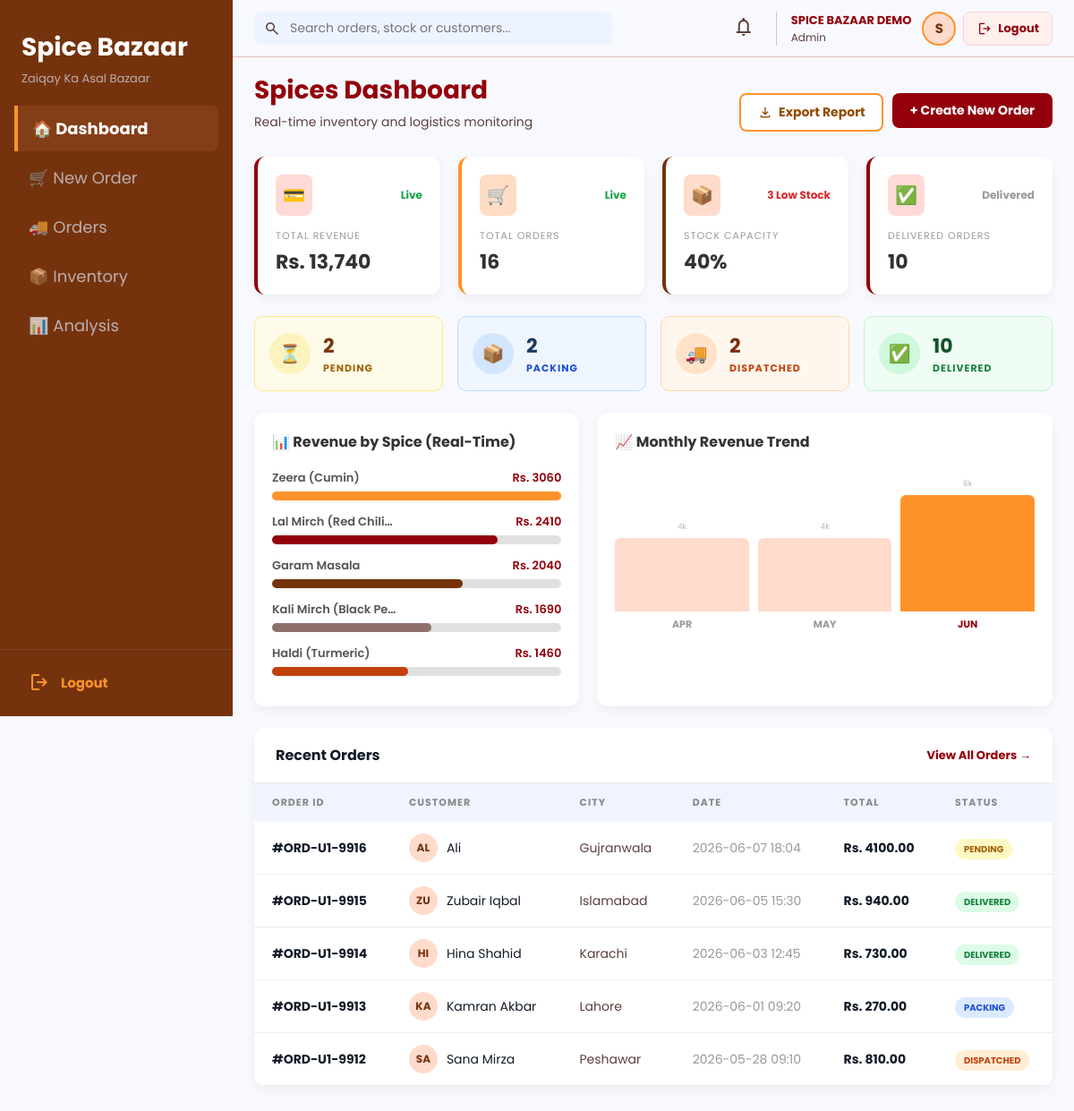
The app's page /dashboard (signed in) with its own data.
### tables this page shows
CREATE TABLE spices (
            id INTEGER PRIMARY KEY AUTOINCREMENT,
            user_id INTEGER NOT NULL,
            name TEXT NOT NULL,
            category TEXT,
            img_url TEXT,
            stock_20 INTEGER DEFAULT 0,
            stock_50 INTEGER DEFAULT 0,
            FOREIGN KEY(user_id) REFERENCES users(id)
        );

CREATE TABLE orders (
            id INTEGER PRIMARY KEY AUTOINCREMENT,
            user_id INTEGER NOT NULL,
            order_number TEXT UNIQUE,
            customer_name TEXT,
            phone TEXT,
            city TEXT,
            salesman TEXT,
            total_amount REAL DEFAULT 0,
            status TEXT DEFAULT 'Pending',
            created_at TEXT DEFAULT CURRENT_TIMESTAMP,
            FOREIGN KEY(user_id) REFERENCES users(id)
        );

### app.py (the view)
@app.route("/dashboard")
@login_required
def dashboard():
    import random as _r
    conn = get_db()
    u = uid()
    total_orders   = conn.execute("SELECT COUNT(*) FROM orders WHERE user_id=?", (u,)).fetchone()[0]
    total_revenue  = conn.execute("SELECT COALESCE(SUM(total_amount),0) FROM orders WHERE user_id=?", (u,)).fetchone()[0]
    pending_orders = conn.execute("SELECT COUNT(*) FROM orders WHERE user_id=? AND status='Pending'", (u,)).fetchone()[0]
    packing_orders = conn.execute("SELECT COUNT(*) FROM orders WHERE user_id=? AND status='Packing'", (u,)).fetchone()[0]
    dispatched     = conn.execute("SELECT COUNT(*) FROM orders WHERE user_id=? AND status='Dispatched'", (u,)).fetchone()[0]
    delivered      = conn.execute("SELECT COUNT(*) FROM orders WHERE user_id=? AND status='Delivered'", (u,)).fetchone()[0]
    total_spices   = conn.execute("SELECT COUNT(*) FROM spices WHERE user_id=?", (u,)).fetchone()[0]
    low_stock      = conn.execute("SELECT COUNT(*) FROM spices WHERE user_id=? AND (stock_20 < 10 OR stock_50 < 10)", (u,)).fetchone()[0]
    total_units    = conn.execute("SELECT COALESCE(SUM(stock_20 + stock_50),0) FROM spices WHERE user_id=?", (u,)).fetchone()[0]
    max_units      = total_spices * 200
    stock_pct      = int((total_units / max_units) * 100) if max_units else 0
    raw_recent = conn.execute(
        "SELECT order_number, customer_name, city, total_amount, status, created_at FROM orders WHERE user_id=? ORDER BY id DESC LIMIT 5", (u,)
    ).fetchall()
    recent_orders = []
    for r in raw_recent:
        recent_orders.append({
            'order_number': r['order_number'],
            'customer_name': r['customer_name'],
            'city': r['city'],
            'total_amount': r['total_amount'],
            'status': r['status'],
            'display_time': r['created_at'][:16] if r['created_at'] else '',
        })
    spice_revenue_rows = conn.execute("""
        SELECT s.name, COALESCE(SUM(oi.qty_20 * 20 + oi.qty_50 * 50), 0) AS rev
        FROM spices s
        LEFT JOIN order_items oi ON s.id = oi.spice_id
        LEFT JOIN orders o ON oi.order_id = o.id AND o.user_id = ?
        WHERE s.user_id = ?
        GROUP BY s.id ORDER BY rev DESC LIMIT 5
    """, (u, u)).fetchall()
    max_spice_rev = max((r['rev'] for r in spice_revenue_rows), default=1) or 1
    spice_revenue = [
        {'name': r['name'], 'rev': r['rev'], 'pct': int((r['rev'] / max_spice_rev) * 100)}
        for r in spice_revenue_rows
    ]
    monthly_rows = conn.execute("""
        SELECT substr(created_at, 1, 7) AS ym, COALESCE(SUM(total_amount), 0) AS rev
        FROM orders WHERE user_id=?
        GROUP BY substr(created_at, 1, 7)
        ORDER BY substr(created_at, 1, 7) DESC LIMIT 6
    """, (u,)).fetchall()
    monthly_rows = list(reversed(monthly_rows))
    mn = {'01':'Jan','02':'Feb','03':'Mar','04':'Apr','05':'May','06':'Jun',
          '07':'Jul','08':'Aug','09':'Sep','10':'Oct','11':'Nov','12':'Dec'}
    max_monthly = max((r['rev'] for r in monthly_rows), default=1) or 1
    monthly_data = [
        {'month': mn.get(r['ym'][5:7], r['ym']), 'rev': r['rev'], 'pct': int((r['rev'] / max_monthly) * 100)}
        for r in monthly_rows
    ]
    conn.close()
    return render_template("dashboard.html",
        total_revenue=f"Rs. {total_revenue:,.0f}", total_revenue_raw=total_revenue,
        total_orders=total_orders, stock_pct=f"{stock_pct}%",
        pending_orders=pending_orders, packing_orders=packing_orders,
        dispatched=dispatched, delivered=delivered, low_stock=low_stock,
        recent_orders=recent_orders, spice_revenue=spice_revenue, monthly_data=monthly_data,
    )

### app.py (called while the page is built)
def get_db():
    conn = sqlite3.connect(DB)
    conn.row_factory = sqlite3.Row
    return conn

def login_required(f):
    @wraps(f)
    def decorated(*args, **kwargs):
        if 'user_id' not in session:
            flash('Please login to access Spice Bazaar.', 'error')
            return redirect(url_for('login'))
        return f(*args, **kwargs)
    return decorated

def uid():
    return session['user_id']

### templates/dashboard.html (shortened to what this page needs)
<!DOCTYPE html>
<html lang="en">
<head>
</head>
<body>
<aside class="sidebar">
    <div class="sidebar-logo">
        <h1>Spice Bazaar</h1>
        <p>Zaiqay Ka Asal Bazaar</p>
    </div>
    <nav>
        <a href="{{ url_for('dashboard') }}" class="nav-link active">
            🏠 Dashboard
        </a>
        <a href="{{ url_for('new_order') }}" class="nav-link">
            🛒 New Order
        </a>
        <a href="{{ url_for('orders') }}" class="nav-link">
            🚚 Orders
        </a>
        <a href="{{ url_for('inventory') }}" class="nav-link">
            📦 Inventory
        </a>
        <a href="{{ url_for('analysis') }}" class="nav-link">
            📊 Analysis
        </a>
    </nav>
        <div class="sidebar-bottom">
        <a href="/logout" class="sidebar-bottom-link" style="color:#fe932c;font-weight:700;">
            <span class="material-symbols-outlined">logout</span> Logout
        </a>
    </div>
  </aside>
<header class="topbar">
    <div class="search-box">
        <span class="material-symbols-outlined">search</span>
        <input type="text" id="dash-search" placeholder="Search orders, stock or customers..." oninput="doSearch(this.value)">
    </div>
    <div class="topbar-right">
        <button class="icon-btn"><span class="material-symbols-outlined">notifications</span></button>
        <div class="user-info">
            <div>
                <div class="name">{{ session.get('full_name', 'Admin') }}</div>
                <div class="role">{{ session.get('role', 'Admin') }}</div>
            </div>
            <div class="user-avatar">{{ session.get('full_name', 'A')[:1].upper() }}</div>
        </div>
        <a href="{{ url_for('logout') }}" class="logout-topbar">
            <span class="material-symbols-outlined" style="font-size:18px;">logout</span>
            Logout
        </a>
    </div>
</header>
<div class="main" id="dashboard-content">
    <div class="page-header">
        <div>
            <h2>Spices Dashboard</h2>
            <p>Real-time inventory and logistics monitoring</p>
        </div>
        <div class="btn-group">
            <button class="btn-outline" onclick="exportDashboardPDF()">
                <span class="material-symbols-outlined" style="font-size:18px;">download</span>
                Export Report
            </button>
            <a href="{{ url_for('new_order') }}">
                <button class="btn-solid">+ Create New Order</button>
            </a>
        </div>
    </div>
    <div class="kpi-cards">
        <div class="kpi-card">
            <div class="card-top">
                <div class="icon">💳</div>
                <span class="badge">Live</span>
            </div>
            <p class="label">Total Revenue</p>
            <p class="value">{{ total_revenue }}</p>
        </div>
        <div class="kpi-card" style="border-left-color:#fe932c;">
            <div class="card-top">
                <div class="icon" style="background:#ffdcc3;color:#904d00;">🛒</div>
                <span class="badge">Live</span>
            </div>
            <p class="label">Total Orders</p>
            <p class="value">{{ total_orders }}</p>
        </div>
        <div class="kpi-card" style="border-left-color:#75330d;">
            <div class="card-top">
                <div class="icon" style="background:#ffdbcc;color:#75330d;">📦</div>
                <span class="badge warning">{{ low_stock }} Low Stock</span>
            </div>
            <p class="label">Stock Capacity</p>
            <p class="value">{{ stock_pct }}</p>
        </div>
        <div class="kpi-card">
            <div class="card-top">
                <div class="icon">✅</div>
                <span style="font-size:12px;color:#999;font-weight:700;">Delivered</span>
            </div>
            <p class="label">Delivered Orders</p>
            <p class="value">{{ delivered }}</p>
        </div>
    </div>
    <div class="status-boxes">
        <div class="status-box yellow">
            <div class="circle">⏳</div>
            <div><p class="number">{{ pending_orders }}</p><p class="text">Pending</p></div>
        </div>
        <div class="status-box blue">
            <div class="circle">📦</div>
            <div><p class="number">{{ packing_orders }}</p><p class="text">Packing</p></div>
        </div>
        <div class="status-box orange">
            <div class="circle">🚚</div>
            <div><p class="number">{{ dispatched }}</p><p class="text">Dispatched</p></div>
        </div>
        <div class="status-box green">
            <div class="circle">✅</div>
            <div><p class="number">{{ delivered }}</p><p class="text">Delivered</p></div>
        </div>
    </div>
    <div class="charts-row">
        <div class="chart-card">
            <h4>📊 Revenue by Spice (Real-Time)</h4>
            {% set bar_colors = ['#fe932c','#93000b','#75330d','#8f6f6c','#c2410c','#a16207'] %}
            {% if spice_revenue %}
                {% for item in spice_revenue %}
                <div class="bar-item">
                    <div class="bar-label">
                        <span>{{ item.name[:20] }}{% if item.name|length > 20 %}…{% endif %}</span>
                        <span>Rs. {{ "%.0f"|format(item.rev) }}</span>
                    </div>
                    <div class="bar-bg">
                        <div class="bar-fill" style="width:{{ [item.pct,3]|max }}%;background-color:{{ bar_colors[loop.index0 % 6] }};"></div>
                    </div>
                </div>
                {% endfor %}
            {% else %}
                <p class="no-data-msg">No orders yet — charts will appear once orders are placed.</p>
            {% endif %}
        </div>
        <div class="chart-card bar-chart-card">
            <div class="chart-header">
                <h4>📈 Monthly Revenue Trend</h4>
            </div>
            {% if monthly_data %}
            <div class="bars-container">
                {% for m in monthly_data %}
                <div class="bar-col">
                    <span class="rev-label">{{ "%.0f"|format(m.rev/1000) if m.rev >= 1000 else "%.0f"|format(m.rev) }}{{ 'k' if m.rev >= 1000 else '' }}</span>
                    <div class="bar {% if loop.last %}highlight{% endif %}" style="height:calc({{ [m.pct,4]|max }} * 1.3px);"></div>
                    <span class="month {% if loop.last %}active{% endif %}">{{ m.month.upper() if m.month else '—' }}</span>
                </div>
                {% endfor %}
            </div>
            {% else %}
                <p class="no-data-msg">No monthly data yet — place orders to see trends.</p>
            {% endif %}
        </div>
    </div>
    <div class="orders-section">
        <div class="orders-header">
            <h4>Recent Orders</h4>
            <a href="{{ url_for('orders') }}">View All Orders →</a>
        </div>
        <table>
            <thead>
                <tr>
                    <th>Order ID</th><th>Customer</th><th>City</th>
                    <th>Date</th><th>Total</th><th>Status</th>
                </tr>
            </thead>
            <tbody id="orders-tbody">
                {% for o in recent_orders %}
                <tr class="order-row" data-search="{{ o.customer_name }} {{ o.city }} {{ o.order_number }}">
                    <td><b>{{ o.order_number }}</b></td>
                    <td>
                        <div class="customer-cell">
                            <div class="avatar">{{ o.customer_name[:2].upper() if o.customer_name else '??' }}</div>
                            {{ o.customer_name }}
                        </div>
                    </td>
                    <td style="color:#5b403d;">{{ o.city }}</td>
                    <td style="color:#999;">{{ o.display_time[:16] if o.display_time else "" }}</td>
                    <td><b>Rs. {{ "%.2f"|format(o.total_amount) }}</b></td>
                    <td><span class="badge-status {{ o.status.lower() }}">{{ o.status }}</span></td>
                </tr>
                {% else %}
                <tr>
                    <td colspan="6" style="text-align:center;color:#999;padding:24px;">
                        No orders yet. <a href="{{ url_for('new_order') }}" style="color:#93000b;font-weight:700;">Create one →</a>
                    </td>
                </tr>
                {% endfor %}
            </tbody>
        </table>
    </div>
</div>
</body>
</html>

### records on screen
spices: name "Zeera (Cumin)", rev "3060", {{ [item.pct,3]|max }} 100 (drawn)
spices: name "Lal Mirch (Red Chili", rev "2410", {{ [item.pct,3]|max }} 78 (drawn)
spices: name "Garam Masala", rev "2040", {{ [item.pct,3]|max }} 66 (drawn)
spices: name "Kali Mirch (Black Pe", rev "1690", {{ [item.pct,3]|max }} 55 (drawn)
spices: name "Haldi (Turmeric)", rev "1460", {{ [item.pct,3]|max }} 47 (drawn)
orders: order_number "#ORD-U1-9916", customer_name "AL", customer_name "Ali", city "Gujranwala", created_at "2026-06-07 18:04", total_amount "4100.00", status "PENDING"
orders: order_number "#ORD-U1-9915", customer_name "ZU", customer_name "Zubair Iqbal", city "Islamabad", created_at "2026-06-05 15:30", total_amount "940.00", status "DELIVERED"
orders: order_number "#ORD-U1-9914", customer_name "HI", customer_name "Hina Shahid", city "Karachi", created_at "2026-06-03 12:45", total_amount "730.00", status "DELIVERED"
orders: order_number "#ORD-U1-9913", customer_name "KA", customer_name "Kamran Akbar", city "Lahore", created_at "2026-06-01 09:20", total_amount "270.00", status "PACKING"
orders: order_number "#ORD-U1-9912", customer_name "SA", customer_name "Sana Mirza", city "Peshawar", created_at "2026-05-28 09:10", total_amount "810.00", status "DISPATCHED"

### other values on screen
{{ session.get('full_name', 'Admin') }} "SPICE BAZAAR DEMO"
{{ session.get('role', 'Admin') }} "Admin"
{{ session.get('full_name', 'A')[:1].upper() }} "S"
{{ total_revenue }} "Rs. 13,740"
{{ total_orders }} "16"
{{ low_stock }} "3"
{{ stock_pct }} "40%"
{{ delivered }} "10"
{{ pending_orders }} "2"
{{ packing_orders }} "2"
{{ dispatched }} "2"
{{ "%.0f"|format(m.rev/1000) if m.rev >= 1000 else "%.0f"|format(m.rev) }} "4" "4" "6"
{{ 'k' if m.rev >= 1000 else '' }} "k" "k" "k"
{{ m.month.upper() if m.month else '—' }} "APR" "MAY" "JUN"
